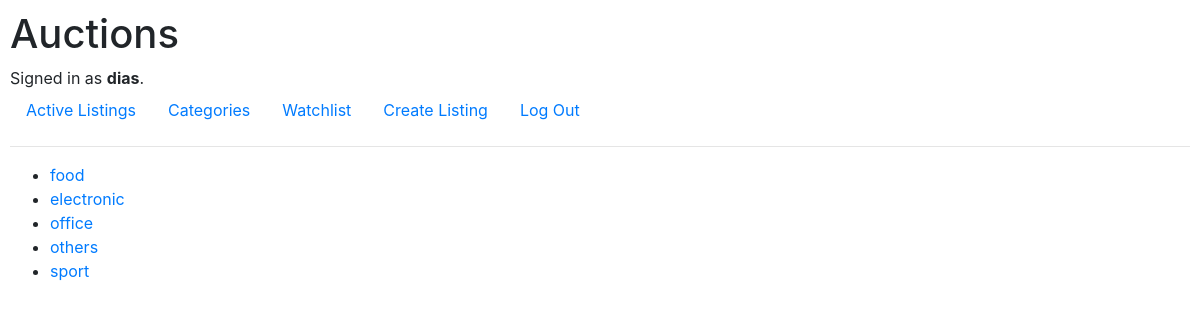
Page /categories (signed in) on the committed database.
### auctions/models.py (models this page shows, shortened)
class User(AbstractUser):
    pass

class CategoryItem(models.Model):
    field = models.CharField(max_length=125)

### auctions/views.py (the view)
# urls.py: path("categories", views.categories, name="categories"),
def categories(request):
    categories = CategoryItem.objects.all()
    return render(request, "auctions/categories.html", {
        "categories": categories,
    })

### auctions/templates/auctions/categories.html
{% extends "auctions/layout.html" %}
{% block body %}
<ul>
    {% for item in categories %}
    <li><a href="{% url 'category' item.id %}">{{ item.field }}</a></li>
    {% endfor %}
</ul>
{% endblock %}

### auctions/templates/auctions/layout.html (shortened to what this page needs)
{% load static %}
<!DOCTYPE html>
<html lang="en">
    <head>
        <link rel="stylesheet" href="https://stackpath.bootstrapcdn.com/bootstrap/4.4.1/css/bootstrap.min.css">
        <link href="{% static 'auctions/styles.css' %}" rel="stylesheet">
    </head>
    <body>
        <h1>Auctions</h1>
        <div>
            {% if user.is_authenticated %}
                Signed in as <strong>{{ user.username }}</strong>.
            {% else %}
                Not signed in.
            {% endif %}
        </div>
        <ul class="nav">
            <li class="nav-item">
                <a class="nav-link" href="{% url 'index' %}">Active Listings</a>
            </li>
            <li class="nav-item">
                <a class="nav-link" href="{% url 'categories' %}">Categories</a>
            </li>
            {% if user.is_authenticated %}
                <li class="nav-item">
                    <a class="nav-link" href="{% url 'watchlist' user.id %}">Watchlist</a>
                </li>
                <li class="nav-item">
                    <a class="nav-link" href="{% url 'create' user.id %}">Create Listing</a>
                </li>
                <li class="nav-item">
                    <a class="nav-link" href="{% url 'logout' %}">Log Out</a>
                </li>
            {% endif %}
        </ul>
        <hr>
        {% block body %}
        {% endblock %}
    </body>
</html>

### auctions/static/auctions/styles.css (style rules this page uses)
body { padding: 10px; }

### rows in the picture
User: username "dias"
CategoryItem: field "food"
CategoryItem: field "electronic"
CategoryItem: field "office"
CategoryItem: field "others"
CategoryItem: field "sport"
